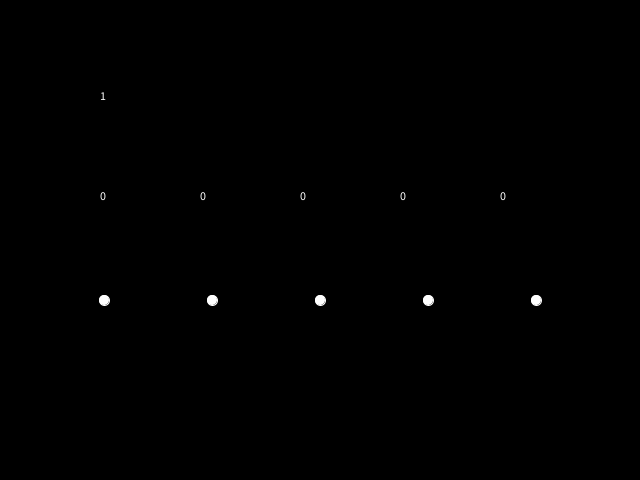
Frame 1 (no input)
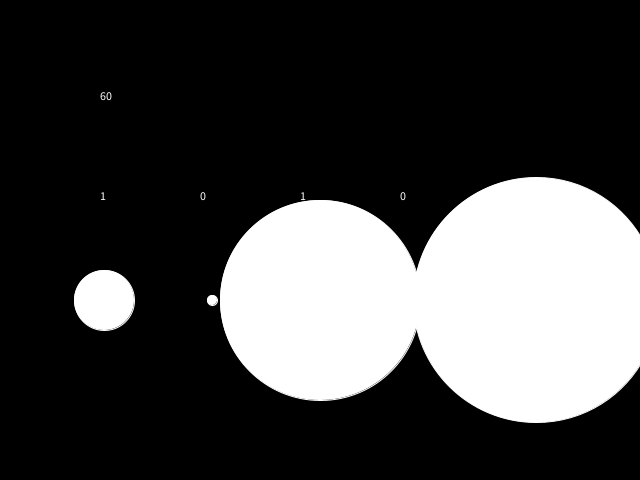
Frame 60 (the mouse pressed at the canvas centre just before this capture)
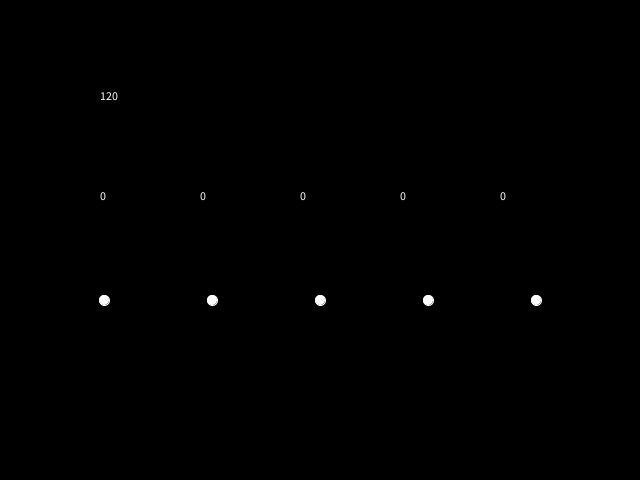
Frame 120 (the mouse held since frame 60 and released just before this capture)

The Processing sketch that drew these frames (run headless with seeded random() and noise(); from frame 60 on, the mouse is pressed at the canvas centre):

// Processing sketch: seatcount_v01
// ── seatcount_v01.pde
int frameno = 0;
int[][] seatStatus = new int[6][301];
int dotsize[] = new int[6];
int posx[] = new int[6];
int posy[] = new int[6];
  
void setup() {
 size(640, 480); 
 frameRate(10);
 
 background(0);
 
 stroke(255);
 fill(255);
 
 smooth();
 seatStatusSetup();
 
 for(int i=1; i<6; i++) {
   posx[i] = (width-100)/10*(2*i-1)+50;
   posy[i] = 300;
 }
}
void draw() {
  background(0);
  frameno++;
  stroke(255);
  fill(255);
  text(frameno, 100, 100);
  for(int i=1; i<6; i++) {
    text(seatStatus[i][frameno%300], 100*i, 200);
    if(seatStatus[i][frameno%300] == 1) {
      dotsize[i] += 5;
    } else {
      dotsize[i] = 10;
    }
    ellipse(posx[i], posy[i], dotsize[i], dotsize[i]);
  }
}

void seatStatusSetup() {
seatStatus[1][1]=0;  seatStatus[2][1]=0;  seatStatus[3][1]=0;  seatStatus[4][1]=0;  seatStatus[5][1]=0;
seatStatus[1][2]=0;  seatStatus[2][2]=0;  seatStatus[3][2]=0;  seatStatus[4][2]=0;  seatStatus[5][2]=0;
seatStatus[1][3]=0;  seatStatus[2][3]=0;  seatStatus[3][3]=0;  seatStatus[4][3]=0;  seatStatus[5][3]=0;
seatStatus[1][4]=0;  seatStatus[2][4]=0;  seatStatus[3][4]=0;  seatStatus[4][4]=0;  seatStatus[5][4]=0;
seatStatus[1][5]=0;  seatStatus[2][5]=0;  seatStatus[3][5]=0;  seatStatus[4][5]=0;  seatStatus[5][5]=0;
seatStatus[1][6]=0;  seatStatus[2][6]=0;  seatStatus[3][6]=0;  seatStatus[4][6]=0;  seatStatus[5][6]=0;
seatStatus[1][7]=1;  seatStatus[2][7]=0;  seatStatus[3][7]=0;  seatStatus[4][7]=0;  seatStatus[5][7]=0;
seatStatus[1][8]=1;  seatStatus[2][8]=0;  seatStatus[3][8]=0;  seatStatus[4][8]=0;  seatStatus[5][8]=0;
seatStatus[1][9]=1;  seatStatus[2][9]=0;  seatStatus[3][9]=0;  seatStatus[4][9]=0;  seatStatus[5][9]=0;
seatStatus[1][10]=1;  seatStatus[2][10]=0;  seatStatus[3][10]=0;  seatStatus[4][10]=0;  seatStatus[5][10]=0;
seatStatus[1][11]=1;  seatStatus[2][11]=0;  seatStatus[3][11]=0;  seatStatus[4][11]=0;  seatStatus[5][11]=0;
seatStatus[1][12]=1;  seatStatus[2][12]=0;  seatStatus[3][12]=0;  seatStatus[4][12]=0;  seatStatus[5][12]=0;
seatStatus[1][13]=1;  seatStatus[2][13]=0;  seatStatus[3][13]=0;  seatStatus[4][13]=0;  seatStatus[5][13]=0;
seatStatus[1][14]=1;  seatStatus[2][14]=0;  seatStatus[3][14]=0;  seatStatus[4][14]=0;  seatStatus[5][14]=1;
seatStatus[1][15]=1;  seatStatus[2][15]=0;  seatStatus[3][15]=0;  seatStatus[4][15]=0;  seatStatus[5][15]=1;
seatStatus[1][16]=1;  seatStatus[2][16]=0;  seatStatus[3][16]=0;  seatStatus[4][16]=0;  seatStatus[5][16]=1;
seatStatus[1][17]=1;  seatStatus[2][17]=0;  seatStatus[3][17]=0;  seatStatus[4][17]=0;  seatStatus[5][17]=1;
seatStatus[1][18]=1;  seatStatus[2][18]=0;  seatStatus[3][18]=0;  seatStatus[4][18]=0;  seatStatus[5][18]=1;
seatStatus[1][19]=1;  seatStatus[2][19]=0;  seatStatus[3][19]=0;  seatStatus[4][19]=0;  seatStatus[5][19]=1;
seatStatus[1][20]=1;  seatStatus[2][20]=0;  seatStatus[3][20]=0;  seatStatus[4][20]=0;  seatStatus[5][20]=1;
seatStatus[1][21]=1;  seatStatus[2][21]=0;  seatStatus[3][21]=0;  seatStatus[4][21]=0;  seatStatus[5][21]=1;
seatStatus[1][22]=1;  seatStatus[2][22]=0;  seatStatus[3][22]=0;  seatStatus[4][22]=0;  seatStatus[5][22]=1;
seatStatus[1][23]=1;  seatStatus[2][23]=0;  seatStatus[3][23]=1;  seatStatus[4][23]=0;  seatStatus[5][23]=1;
seatStatus[1][24]=1;  seatStatus[2][24]=0;  seatStatus[3][24]=1;  seatStatus[4][24]=0;  seatStatus[5][24]=1;
seatStatus[1][25]=1;  seatStatus[2][25]=0;  seatStatus[3][25]=1;  seatStatus[4][25]=0;  seatStatus[5][25]=1;
seatStatus[1][26]=1;  seatStatus[2][26]=0;  seatStatus[3][26]=1;  seatStatus[4][26]=0;  seatStatus[5][26]=1;
seatStatus[1][27]=1;  seatStatus[2][27]=0;  seatStatus[3][27]=1;  seatStatus[4][27]=0;  seatStatus[5][27]=1;
seatStatus[1][28]=1;  seatStatus[2][28]=0;  seatStatus[3][28]=1;  seatStatus[4][28]=0;  seatStatus[5][28]=1;
seatStatus[1][29]=1;  seatStatus[2][29]=0;  seatStatus[3][29]=1;  seatStatus[4][29]=0;  seatStatus[5][29]=1;
seatStatus[1][30]=0;  seatStatus[2][30]=0;  seatStatus[3][30]=1;  seatStatus[4][30]=0;  seatStatus[5][30]=1;
seatStatus[1][31]=0;  seatStatus[2][31]=0;  seatStatus[3][31]=1;  seatStatus[4][31]=0;  seatStatus[5][31]=1;
seatStatus[1][32]=0;  seatStatus[2][32]=0;  seatStatus[3][32]=1;  seatStatus[4][32]=0;  seatStatus[5][32]=1;
seatStatus[1][33]=0;  seatStatus[2][33]=0;  seatStatus[3][33]=1;  seatStatus[4][33]=0;  seatStatus[5][33]=1;
seatStatus[1][34]=0;  seatStatus[2][34]=0;  seatStatus[3][34]=1;  seatStatus[4][34]=0;  seatStatus[5][34]=1;
seatStatus[1][35]=0;  seatStatus[2][35]=0;  seatStatus[3][35]=1;  seatStatus[4][35]=0;  seatStatus[5][35]=1;
seatStatus[1][36]=0;  seatStatus[2][36]=0;  seatStatus[3][36]=1;  seatStatus[4][36]=0;  seatStatus[5][36]=1;
seatStatus[1][37]=0;  seatStatus[2][37]=0;  seatStatus[3][37]=1;  seatStatus[4][37]=0;  seatStatus[5][37]=1;
seatStatus[1][38]=0;  seatStatus[2][38]=0;  seatStatus[3][38]=1;  seatStatus[4][38]=0;  seatStatus[5][38]=1;
seatStatus[1][39]=0;  seatStatus[2][39]=0;  seatStatus[3][39]=1;  seatStatus[4][39]=0;  seatStatus[5][39]=1;
seatStatus[1][40]=0;  seatStatus[2][40]=0;  seatStatus[3][40]=1;  seatStatus[4][40]=0;  seatStatus[5][40]=1;
seatStatus[1][41]=0;  seatStatus[2][41]=0;  seatStatus[3][41]=1;  seatStatus[4][41]=0;  seatStatus[5][41]=1;
seatStatus[1][42]=0;  seatStatus[2][42]=0;  seatStatus[3][42]=1;  seatStatus[4][42]=0;  seatStatus[5][42]=1;
seatStatus[1][43]=0;  seatStatus[2][43]=0;  seatStatus[3][43]=1;  seatStatus[4][43]=0;  seatStatus[5][43]=1;
seatStatus[1][44]=0;  seatStatus[2][44]=0;  seatStatus[3][44]=1;  seatStatus[4][44]=0;  seatStatus[5][44]=1;
seatStatus[1][45]=0;  seatStatus[2][45]=0;  seatStatus[3][45]=1;  seatStatus[4][45]=0;  seatStatus[5][45]=1;
seatStatus[1][46]=0;  seatStatus[2][46]=0;  seatStatus[3][46]=1;  seatStatus[4][46]=0;  seatStatus[5][46]=1;
seatStatus[1][47]=0;  seatStatus[2][47]=0;  seatStatus[3][47]=1;  seatStatus[4][47]=0;  seatStatus[5][47]=1;
seatStatus[1][48]=0;  seatStatus[2][48]=0;  seatStatus[3][48]=1;  seatStatus[4][48]=0;  seatStatus[5][48]=1;
seatStatus[1][49]=0;  seatStatus[2][49]=0;  seatStatus[3][49]=1;  seatStatus[4][49]=0;  seatStatus[5][49]=1;
seatStatus[1][50]=0;  seatStatus[2][50]=0;  seatStatus[3][50]=1;  seatStatus[4][50]=0;  seatStatus[5][50]=1;
seatStatus[1][51]=1;  seatStatus[2][51]=0;  seatStatus[3][51]=1;  seatStatus[4][51]=0;  seatStatus[5][51]=1;
seatStatus[1][52]=1;  seatStatus[2][52]=0;  seatStatus[3][52]=1;  seatStatus[4][52]=0;  seatStatus[5][52]=1;
seatStatus[1][53]=1;  seatStatus[2][53]=0;  seatStatus[3][53]=1;  seatStatus[4][53]=0;  seatStatus[5][53]=1;
seatStatus[1][54]=1;  seatStatus[2][54]=0;  seatStatus[3][54]=1;  seatStatus[4][54]=0;  seatStatus[5][54]=1;
seatStatus[1][55]=1;  seatStatus[2][55]=0;  seatStatus[3][55]=1;  seatStatus[4][55]=0;  seatStatus[5][55]=1;
seatStatus[1][56]=1;  seatStatus[2][56]=0;  seatStatus[3][56]=1;  seatStatus[4][56]=0;  seatStatus[5][56]=1;
seatStatus[1][57]=1;  seatStatus[2][57]=0;  seatStatus[3][57]=1;  seatStatus[4][57]=0;  seatStatus[5][57]=1;
seatStatus[1][58]=1;  seatStatus[2][58]=0;  seatStatus[3][58]=1;  seatStatus[4][58]=0;  seatStatus[5][58]=1;
seatStatus[1][59]=1;  seatStatus[2][59]=0;  seatStatus[3][59]=1;  seatStatus[4][59]=0;  seatStatus[5][59]=1;
seatStatus[1][60]=1;  seatStatus[2][60]=0;  seatStatus[3][60]=1;  seatStatus[4][60]=0;  seatStatus[5][60]=1;
seatStatus[1][61]=1;  seatStatus[2][61]=0;  seatStatus[3][61]=1;  seatStatus[4][61]=1;  seatStatus[5][61]=1;
seatStatus[1][62]=1;  seatStatus[2][62]=0;  seatStatus[3][62]=1;  seatStatus[4][62]=1;  seatStatus[5][62]=1;
seatStatus[1][63]=1;  seatStatus[2][63]=0;  seatStatus[3][63]=1;  seatStatus[4][63]=1;  seatStatus[5][63]=1;
seatStatus[1][64]=1;  seatStatus[2][64]=0;  seatStatus[3][64]=1;  seatStatus[4][64]=1;  seatStatus[5][64]=1;
seatStatus[1][65]=1;  seatStatus[2][65]=0;  seatStatus[3][65]=1;  seatStatus[4][65]=1;  seatStatus[5][65]=1;
seatStatus[1][66]=1;  seatStatus[2][66]=0;  seatStatus[3][66]=1;  seatStatus[4][66]=1;  seatStatus[5][66]=1;
seatStatus[1][67]=1;  seatStatus[2][67]=0;  seatStatus[3][67]=0;  seatStatus[4][67]=1;  seatStatus[5][67]=0;
seatStatus[1][68]=1;  seatStatus[2][68]=0;  seatStatus[3][68]=0;  seatStatus[4][68]=1;  seatStatus[5][68]=0;
seatStatus[1][69]=1;  seatStatus[2][69]=0;  seatStatus[3][69]=0;  seatStatus[4][69]=1;  seatStatus[5][69]=0;
seatStatus[1][70]=1;  seatStatus[2][70]=0;  seatStatus[3][70]=0;  seatStatus[4][70]=1;  seatStatus[5][70]=0;
}
